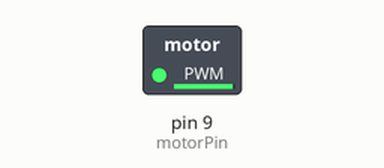
Recording of a sketch running on a simulated Arduino Uno, built with avr-gcc and run on an emulated ATmega328P. Shown: switched loads named in the sketch (green lamp = pin HIGH).

Above: at 0.05 s.
At 6.0 s:
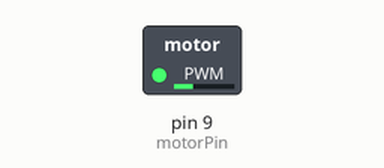
Timing chart, 0 to 7.8 s (numbered marks = the images above):
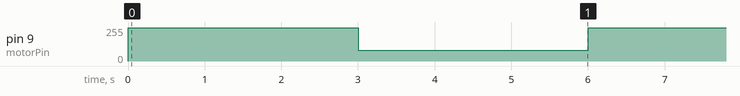

Measured:
- by itself, pin 9 (motorPin): alternates 250/255 for 3.0 s and 80/255 for 3.0 s

The sketch:

Experiment_11.ino
```cpp
const int motorPin = 9;

void setup() {
  pinMode(motorPin, OUTPUT);

}

void loop() {
  motorOnThenOffWithSpeed();

}

void motorOnThenOff()
{
  int onTime = 3000;

  int offTime = 3000;

  digitalWrite(motorPin, HIGH);

  delay(onTime);

  digitalWrite(motorPin, LOW);

  delay(offTime);
}

void motorOnThenOffWithSpeed()
{
  int Speed1 = 250;

  int Time1 = 3000;

  int Speed2 = 80;

  int Time2 = 3000;

  analogWrite(motorPin, Speed1);

  delay(Time1);

  analogWrite(motorPin, Speed2);

  delay(Time2);
}
```
